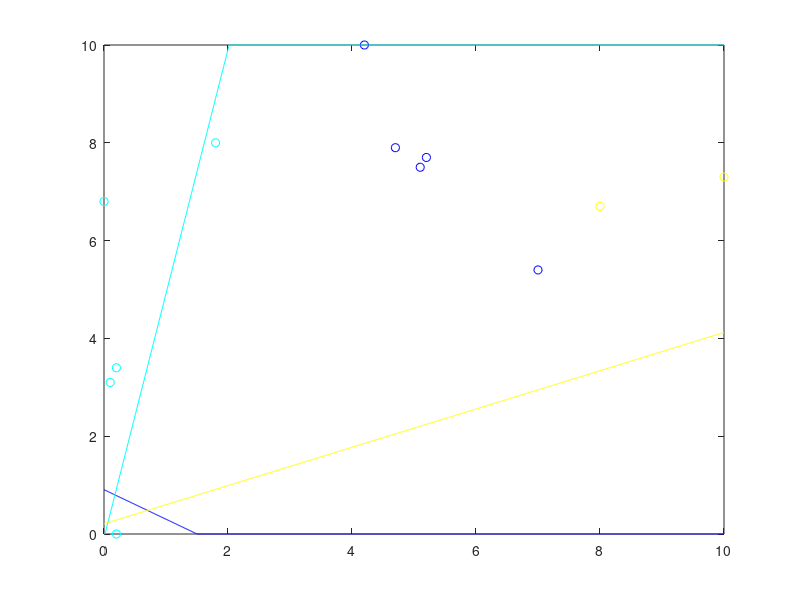

The MATLAB source for this figure:
x0 = 0.000000:.01:10.000000;
c0 = [7.000000 5.400000 ;
4.700000 7.900000 ;
5.200000 7.700000 ;
4.200000 10.000000 ;
5.100000 7.500000 ;
];
y_c0 =  - 0.516878 / 0.856059 * x0  + 0.775823 / 0.856059;
c1 = [0.200000 3.400000 ;
1.800000 8.000000 ;
0.000000 6.800000 ;
0.200000 0.000000 ;
0.100000 3.100000 ;
];
y_c1 =  - 0.980541 / -0.196315 * x0  + 0.0156989 / -0.196315;
c2 = [10.000000 7.300000 ;
8.000000 6.700000 ;
];
y_c2 =  - -0.36452 / 0.931196 * x0  + 0.193067 / 0.931196;
colors = jet(3);
if (size(c0) >0) plot (c0(:,1), c0(:,2),'o', 'color', colors(1,:)); end
hold on;
if (size(c1) >0) plot (c1(:,1), c1(:,2),'o', 'color', colors(2,:)); end
hold on;
if (size(c2) >0) plot (c2(:,1), c2(:,2),'o', 'color', colors(3,:)); end
hold on;
for i = 1 : size(y_c0, 2) 
 if y_c0(i) > 10.000000 
 y_c0(i) = 10.000000; 
 end 
 if y_c0(i) < 0.000000 
 y_c0(i) = 0.000000; 
 end 
 end
for i = 1 : size(y_c1, 2) 
 if y_c1(i) > 10.000000 
 y_c1(i) = 10.000000; 
 end 
 if y_c1(i) < 0.000000 
 y_c1(i) = 0.000000; 
 end 
 end
for i = 1 : size(y_c2, 2) 
 if y_c2(i) > 10.000000 
 y_c2(i) = 10.000000; 
 end 
 if y_c2(i) < 0.000000 
 y_c2(i) = 0.000000; 
 end 
 end
plot(x0, y_c0, 'color', colors(1,:));
hold on;
plot(x0, y_c1, 'color', colors(2,:));
hold on;
plot(x0, y_c2, 'color', colors(3,:));
hold on;
